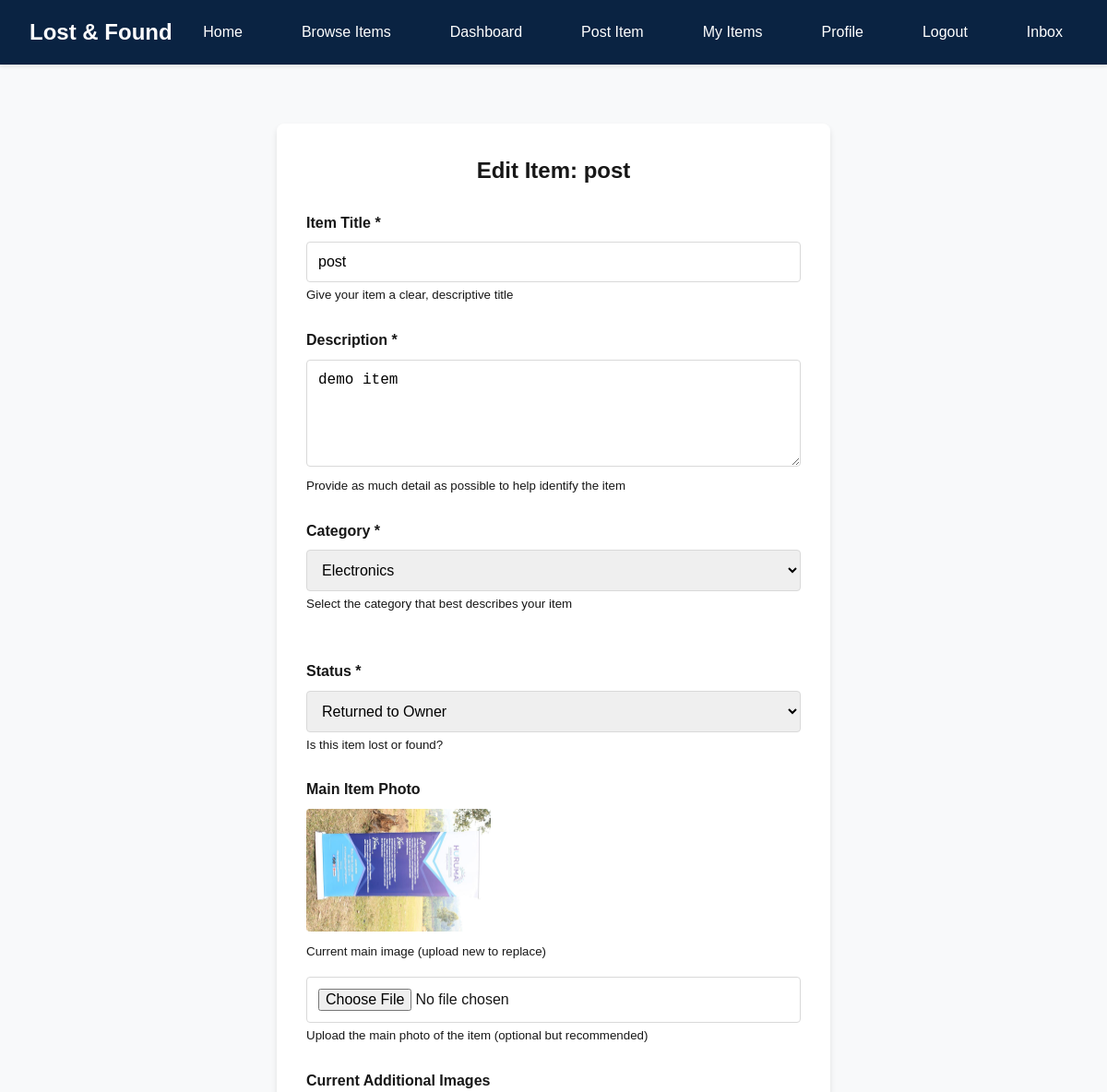
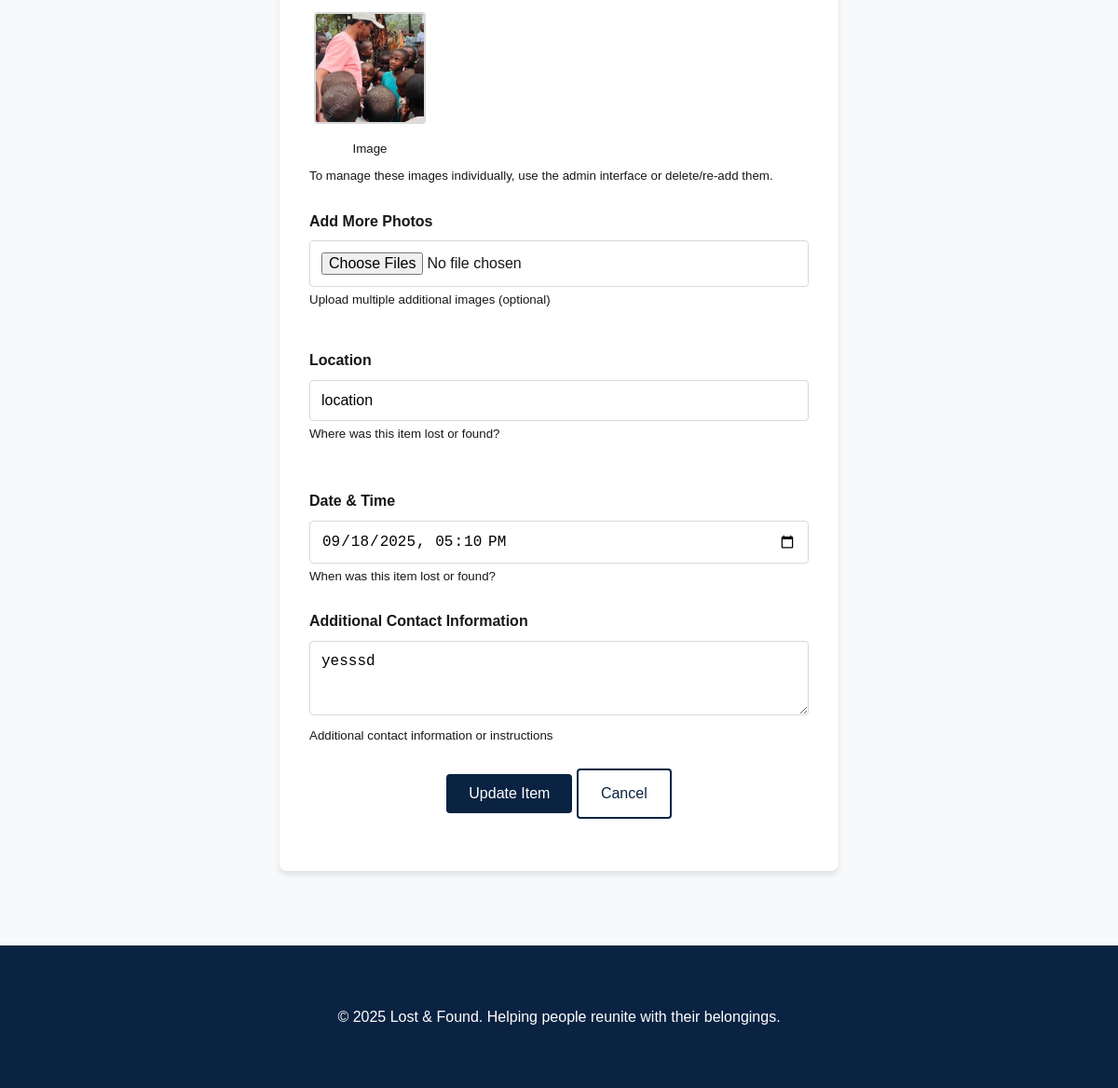
Page /items/1/edit/ (signed in) on the committed database (2 pictures, top to bottom).
### items/models.py (models this page shows, shortened)
class Item(models.Model):
    CATEGORY_CHOICES = [
        ('electronics', 'Electronics'),
        ('clothing', 'Clothing'),
        ('jewelry', 'Jewelry'),
        ('documents', 'Documents'),
        ('keys', 'Keys'),
        ('bags', 'Bags'),
        ('books', 'Books'),
        ('sports', 'Sports Equipment'),
        ('toys', 'Toys'),
        ('other', 'Other'),
    ]
    STATUS_CHOICES = [
        ('lost', 'Lost'),
        ('found', 'Found'),
        ('returned_to_owner', 'Returned to Owner'),
        ('archived', 'Archived'),
    ]
    title = models.CharField(max_length=200)
    description = models.TextField()
    category = models.CharField(max_length=50, choices=CATEGORY_CHOICES, default='other')
    status = models.CharField(max_length=20, choices=STATUS_CHOICES, default='lost')
    image = models.ImageField(
        upload_to='item_images/',
        blank=True,
        null=True,
        help_text="Upload an image of the item"
    )
    user = models.ForeignKey(
        settings.AUTH_USER_MODEL,
        on_delete=models.CASCADE,
        related_name='items'
    )
    location_lost_found = models.CharField(
        max_length=200,
        blank=True,
        help_text="Where was this item lost or found?"
    )
    date_lost_found = models.DateTimeField(
        blank=True,
        null=True,
        help_text="When was this item lost or found?"
    )
    contact_info = models.TextField(
        blank=True,
        help_text="Additional contact information or instructions"
    )
    is_active = models.BooleanField(default=True)
    created_at = models.DateTimeField(auto_now_add=True)
    updated_at = models.DateTimeField(auto_now=True)
    class Meta:
        ordering = ['-created_at']

class ItemImage(models.Model):
    item = models.ForeignKey(
        Item,
        on_delete=models.CASCADE,
        related_name='item_images'
    )
    image = models.ImageField(
        upload_to='item_images/',
        help_text="Additional image for this item"
    )
    caption = models.CharField(
        max_length=200,
        blank=True,
        help_text="Optional caption for this image"
    )
    order = models.PositiveIntegerField(
        default=0,
        help_text="Display order for this image"
    )
    created_at = models.DateTimeField(auto_now_add=True)
    class Meta:
        ordering = ['order', 'created_at']

### items/views.py (the view)
# urls.py: path('items/<int:pk>/edit/', views.edit_item, name='edit_item'),
@login_required
def edit_item(request, pk):
    item = get_object_or_404(Item, pk=pk, user=request.user)
    if request.method == 'POST':
        form = ItemForm(request.POST, request.FILES, instance=item)
        if form.is_valid():
            form.save()
            additional_images = request.FILES.getlist('additional_images')
            if additional_images:
                max_order = item.item_images.aggregate(
                    max_order=Max('order')
                )['max_order'] or 0
                for i, image_file in enumerate(additional_images):
                    if image_file:
                        ItemImage.objects.create(
                            item=item,
                            image=image_file,
                            order=max_order + i + 1
                        )
                messages.success(request, f'Your item "{item.title}" has been updated successfully with {len(additional_images)} new images!')
            else:
                messages.success(request, f'Your item "{item.title}" has been updated successfully!')
            return redirect('item_detail', pk=item.pk)
    else:
        form = ItemForm(instance=item)
    return render(request, 'items/edit_item.html', {'form': form, 'item': item})

### templates/items/edit_item.html (shortened to what this page needs)
{% extends 'base.html' %}
{% block content %}
<div class="form-container">
    <h2 class="text-center mb-3">Edit Item: {{ item.title }}</h2>
    <form method="post" enctype="multipart/form-data">
        <div class="form-group">
            <label for="{{ form.title.id_for_label }}">Item Title *</label>
            {{ form.title }}
            {% if form.title.help_text %}
                <small class="form-text text-muted">{{ form.title.help_text }}</small>
            {% endif %}
        </div>
        <div class="form-group">
            <label for="{{ form.description.id_for_label }}">Description *</label>
            {{ form.description }}
            {% if form.description.help_text %}
                <small class="form-text text-muted">{{ form.description.help_text }}</small>
            {% endif %}
        </div>
        <div class="grid grid-2">
            <div class="form-group">
                <label for="{{ form.category.id_for_label }}">Category *</label>
                {{ form.category }}
                {% if form.category.help_text %}
                    <small class="form-text text-muted">{{ form.category.help_text }}</small>
                {% endif %}
            </div>
            <div class="form-group">
                <label for="{{ form.status.id_for_label }}">Status *</label>
                {{ form.status }}
                {% if form.status.help_text %}
                    <small class="form-text text-muted">{{ form.status.help_text }}</small>
                {% endif %}
            </div>
        </div>
        <div class="form-group">
            <label for="{{ form.image.id_for_label }}">Main Item Photo</label>
            {% if item.image %}
                <div class="mb-2">
                    <img src="{{ item.image.url }}" alt="Current main image" style="max-width: 200px; max-height: 200px; object-fit: cover; border-radius: 4px;">
                    <p><small>Current main image (upload new to replace)</small></p>
                </div>
            {% endif %}
            {{ form.image }}
            {% if form.image.help_text %}
                <small class="form-text text-muted">{{ form.image.help_text }}</small>
            {% endif %}
        </div>
        {% if item.item_images.exists %}
        <div class="form-group">
            <label>Current Additional Images</label>
            <div class="d-flex gap-2" style="flex-wrap: wrap;">
                {% for item_image in item.item_images.all %}
                <div class="position-relative" style="display: inline-block; margin: 5px;">
                    <img src="{{ item_image.image.url }}" alt="Additional image" style="width: 120px; height: 120px; object-fit: cover; border-radius: 4px; border: 2px solid var(--neutral-gray);">
                    <small class="d-block text-center mt-1">{{ item_image.caption|default:"Image" }}</small>
                </div>
                {% endfor %}
            </div>
            <small class="text-muted">To manage these images individually, use the admin interface or delete/re-add them.</small>
        </div>
        {% endif %}
        <div class="form-group">
            <label for="{{ form.additional_images.id_for_label }}">Add More Photos</label>
            {{ form.additional_images }}
            {% if form.additional_images.help_text %}
                <small class="form-text text-muted">{{ form.additional_images.help_text }}</small>
            {% endif %}
        </div>
        <div class="grid grid-2">
            <div class="form-group">
                <label for="{{ form.location_lost_found.id_for_label }}">Location</label>
                {{ form.location_lost_found }}
                {% if form.location_lost_found.help_text %}
                    <small class="form-text text-muted">{{ form.location_lost_found.help_text }}</small>
                {% endif %}
            </div>
            <div class="form-group">
                <label for="{{ form.date_lost_found.id_for_label }}">Date & Time</label>
                {{ form.date_lost_found }}
                {% if form.date_lost_found.help_text %}
                    <small class="form-text text-muted">{{ form.date_lost_found.help_text }}</small>
                {% endif %}
            </div>
        </div>
        <div class="form-group">
            <label for="{{ form.contact_info.id_for_label }}">Additional Contact Information</label>
            {{ form.contact_info }}
            {% if form.contact_info.help_text %}
                <small class="form-text text-muted">{{ form.contact_info.help_text }}</small>
            {% endif %}
        </div>
        <div class="form-group text-center">
            <button type="submit" class="btn btn-primary">Update Item</button>
            <a href="{% url 'item_detail' item.pk %}" class="btn btn-secondary">Cancel</a>
        </div>
    </form>
</div>
{% endblock %}

### static/css/style.css (style rules this page uses)
:root { --primary-blue: #0A2342; --secondary-orange: #FF9F1C; --neutral-gray: #D9D9D9; --text-black: #171717; --success-green: #4CAF50; --error-red: #E53935; --white: #ffffff; }
* { margin: 0; padding: 0; box-sizing: border-box; }
body { font-family: 'Arial', sans-serif; line-height: 1.6; color: var(--text-black); background-color: #f8f9fa; }
.btn { display: inline-block; padding: 0.75rem 1.5rem; font-size: 1rem; text-decoration: none; border: none; border-radius: 4px; cursor: pointer; transition: all 0.3s ease; text-align: center; }
.btn-primary { background-color: var(--primary-blue); color: var(--white); }
.btn-secondary { background-color: var(--white); color: var(--primary-blue); border: 2px solid var(--primary-blue); }
.form-container { background-color: var(--white); padding: 2rem; border-radius: 8px; box-shadow: 0 4px 6px rgba(0,0,0,0.1); max-width: 600px; margin: 0 auto; }
.form-group { margin-bottom: 1.5rem; }
.form-group label { display: block; margin-bottom: 0.5rem; font-weight: 600; color: var(--text-black); }
.form-control { width: 100%; padding: 0.75rem; border: 1px solid var(--neutral-gray); border-radius: 4px; font-size: 1rem; transition: border-color 0.3s ease; }
.grid { display: grid; gap: 1.5rem; }
.grid-2 { grid-template-columns: repeat(auto-fit, minmax(300px, 1fr)); }
.text-center { text-align: center; }
.mt-1 { margin-top: 0.5rem; }
.mb-2 { margin-bottom: 1rem; }
.mb-3 { margin-bottom: 1.5rem; }
.d-block { display: block; }
.d-flex { display: flex; }
.gap-2 { gap: 1rem; }

### rows in the picture
Item: title "post", description "demo item", category "Electronics", status "Returned to Owner", image (picture), location_lost_found "location", date_lost_found "09/18/2025 17:10", contact_info "yesssd"
ItemImage: image (picture), caption "Image"
